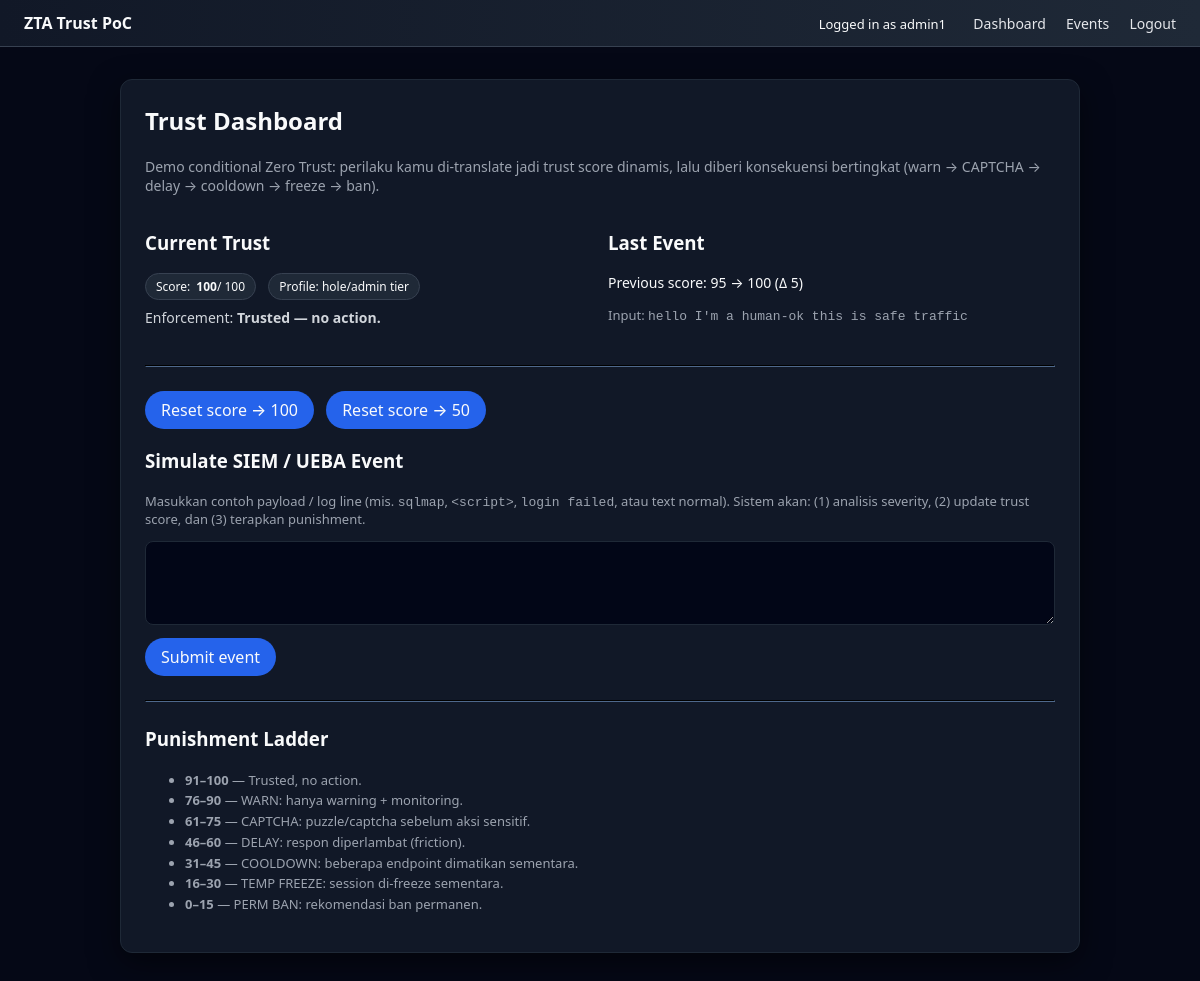
The page /dashboard (signed in) on the database as committed earlier.
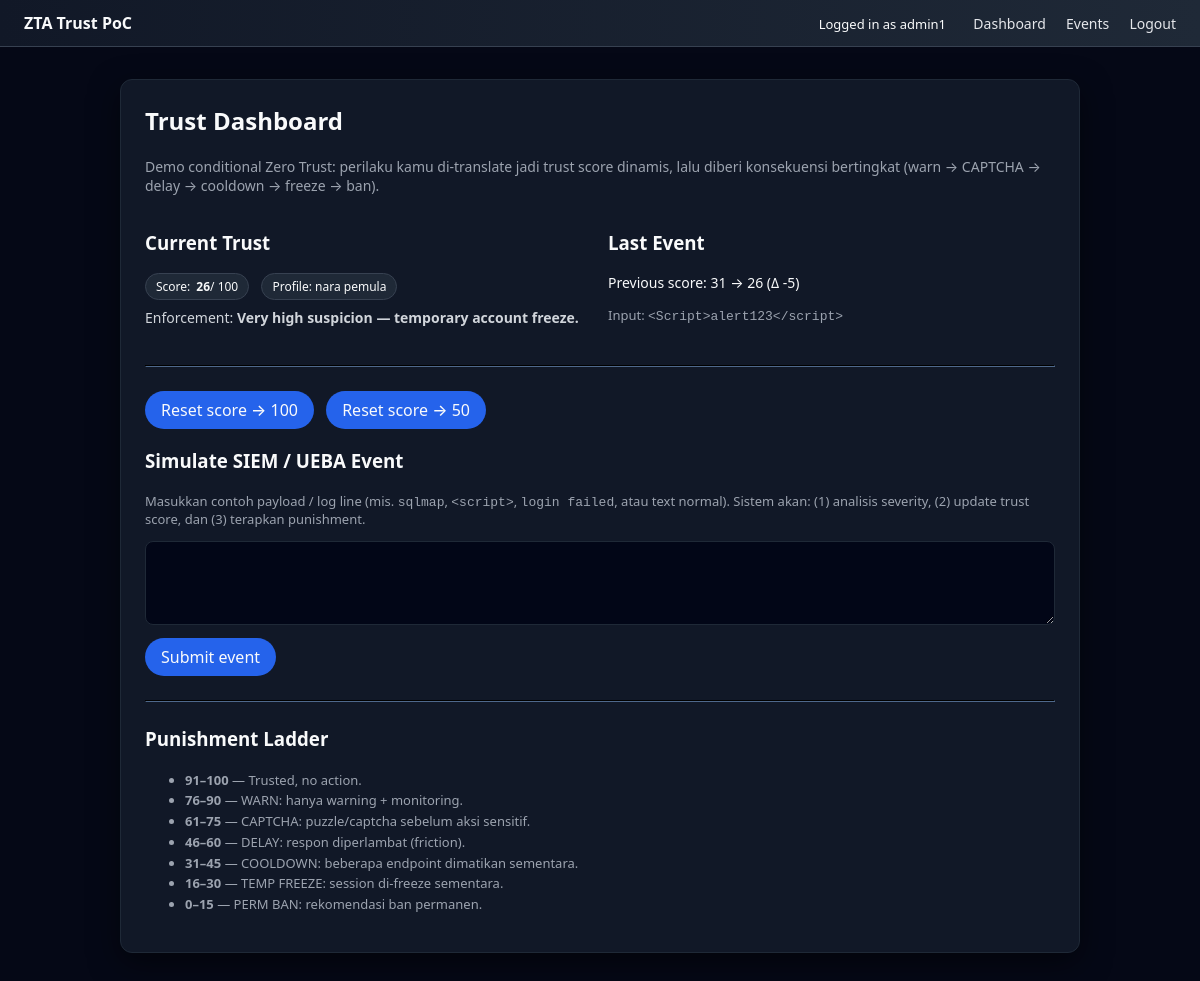
The same page on the database as committed later.
### tables this page shows
CREATE TABLE events (
    id INTEGER PRIMARY KEY AUTOINCREMENT,
    user_id INTEGER NOT NULL,
    raw_input TEXT,
    delta INTEGER,
    created_at DATETIME DEFAULT CURRENT_TIMESTAMP,
    FOREIGN KEY(user_id) REFERENCES users(id)
);

### app.py (the view)
@app.route("/dashboard", methods=["GET"])
@login_required
def dashboard():
    user = g.user
    score = user["score"]
    profile = score_to_profile(score)
    punishment = score_to_label(score)
    last = query_db(
        "SELECT delta, raw_input, created_at "
        "FROM events WHERE user_id = ? ORDER BY id DESC LIMIT 1",
        (user["id"],),
        one=True,
    )
    last_delta = last["delta"] if last else None
    last_input = last["raw_input"] if last else None
    prev_score = None
    if last_delta is not None:
        prev_score = clamp_score(score - last_delta)
    return render_template(
        "dashboard.html",
        score=score,
        profile=profile,
        punishment=punishment,
        username=user["username"],
        last_delta=last_delta,
        last_input=last_input,
        prev_score=prev_score,
    )

### app.py (called while the page is built, shortened)
def get_db():
    db = getattr(g, "_db", None)
    if db is None:
        db = g._db = sqlite3.connect(DB)
        db.row_factory = sqlite3.Row
    return db

def query_db(query, args=(), one=False):
    cur = get_db().execute(query, args)
    rv = cur.fetchall()
    cur.close()
    return (rv[0] if rv else None) if one else rv

def login_required(f):
    @wraps(f)
    def decorated(*args, **kwargs):
        if "user_id" not in session:
            return redirect(url_for("login"))
        if session.get("cooldown"):
            session.pop("cooldown", None)
        cooldown_until = session.get("cooldown_until")
        if session.get("puzzle_required") and request.endpoint != "puzzle":
            return redirect(url_for("puzzle"))
        return f(*args, **kwargs)
    return decorated

def current_user():
    if "user_id" not in session:
        return None
    return query_db(
        "SELECT * FROM users WHERE id = ?",
        (session["user_id"],),
        one=True,
    )

@app.before_request
def load_user_and_inject():
    g.user = current_user()

### trust_engine.py (called while the page is built)
def clamp_score(score: int) -> int:
    return max(0, min(100, score))

### templates/dashboard.html
{% extends "base.html" %}
{% block body %}
<div class="box">
  <h2 style="margin-top:0;">Trust Dashboard</h2>
  <p style="font-size:14px;color:#9ca3af;">
    Demo conditional Zero Trust: perilaku kamu di-translate jadi trust score dinamis,
    lalu diberi konsekuensi bertingkat (warn → CAPTCHA → delay → cooldown → freeze → ban).
  </p>
  <div style="display:flex;flex-wrap:wrap;gap:16px;margin-top:16px;">
    <div style="flex:1;min-width:220px;">
      <h3>Current Trust</h3>
      <div class="score-pill">
        Score: <strong style="margin-left:6px;">{{ score }}</strong> / 100
      </div>
      <div class="score-pill">
        Profile: {{ profile }}
      </div>
      <p style="margin-top:8px;font-size:14px;color:#d1d5db;">
        Enforcement: <strong>{{ punishment }}</strong>
      </p>
    </div>
    <div style="flex:1;min-width:260px;">
      <h3>Last Event</h3>
      {% if last_delta is not none %}
        <p style="font-size:14px;">
          Previous score: {{ prev_score }} → {{ score }}
          (<span>Δ {{ last_delta }}</span>)
        </p>
        <p style="font-size:13px;color:#9ca3af;">
          Input: <code>{{ last_input }}</code>
        </p>
      {% else %}
        <p style="font-size:14px;color:#9ca3af;">
          Belum ada event untuk user ini.
        </p>
      {% endif %}
    </div>
  </div>
  <hr style="margin:24px 0;border-color:#1f2937;">
  <form method="post" action="{{ url_for('reset_score') }}" style="display:inline-block;margin-right:8px;">
  <button type="submit">Reset score → 100</button>
</form>
<form method="post" action="{{ url_for('reset_score_50') }}" style="display:inline-block;">
  <button type="submit">Reset score → 50</button>
</form>
  <h3>Simulate SIEM / UEBA Event</h3>
  <p style="font-size:13px;color:#9ca3af;">
    Masukkan contoh payload / log line (mis. <code>sqlmap</code>, <code>&lt;script&gt;</code>,
    <code>login failed</code>, atau text normal). Sistem akan:
    (1) analisis severity, (2) update trust score, dan (3) terapkan punishment.
  </p>
  <form method="post" action="{{ url_for('test_input') }}" style="margin-top:8px;">
    <textarea name="test_input" rows="3" required></textarea>
    <div style="margin-top:8px;">
      <button type="submit">Submit event</button>
    </div>
  </form>
  <hr style="margin:24px 0;border-color:#1f2937;">
  <h3>Punishment Ladder</h3>
  <ul style="font-size:13px;color:#9ca3af;line-height:1.6;">
    <li><strong>91–100</strong> — Trusted, no action.</li>
    <li><strong>76–90</strong> — WARN: hanya warning + monitoring.</li>
    <li><strong>61–75</strong> — CAPTCHA: puzzle/captcha sebelum aksi sensitif.</li>
    <li><strong>46–60</strong> — DELAY: respon diperlambat (friction).</li>
    <li><strong>31–45</strong> — COOLDOWN: beberapa endpoint dimatikan sementara.</li>
    <li><strong>16–30</strong> — TEMP FREEZE: session di-freeze sementara.</li>
    <li><strong>0–15</strong> — PERM BAN: rekomendasi ban permanen.</li>
  </ul>
</div>
{% endblock %}

Rows that differ between the two databases and show on the page:
no longer on this page (row edited): events: raw_input "hello I'm a human-ok this is safe traffic"
added events: raw_input "<Script>alert123</script>"
Other text that changed with them:
{{ score }}: "100" → "26"
{{ profile }}: "hole/admin tier" → "nara pemula"
{{ punishment }}: "Trusted — no action." → "Very high suspicion — temporary account freeze."
{{ prev_score }}: "95" → "31"
{{ last_delta }}: "5" → "-5"
